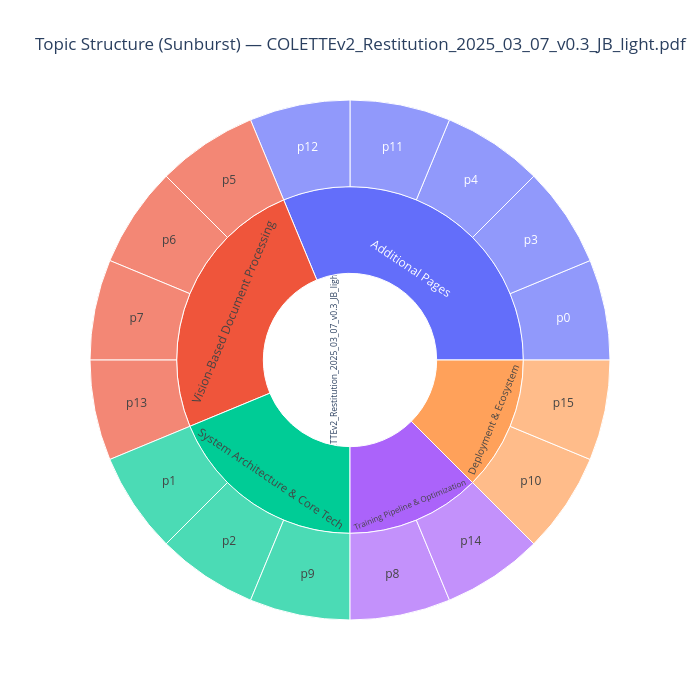

This figure's notebook cell:
### Markdown cell above
## 4. Topic Structure — Sunburst & Treemap

Each ring / tile represents one level:
- **Centre** = document
- **Level 1** = topics (sized by number of pages)
- **Level 2** = individual pages (`p{page_idx}`, each counts as 1)

Because a page can belong to multiple topics each page node gets a unique ID `{doc}::{topic_id}::p{page_idx}` to prevent Plotly from merging them.

### Code cell
def _build_chart_data(h):
    ids, labels, parents, values, hover = [], [], [], [], []

    root_id = h.doc_name
    ids.append(root_id)
    labels.append(Path(h.doc_name).name)
    parents.append("")
    values.append(h.page_count)
    hover.append(h.doc_description or h.doc_name)

    for t in h.topics:
        t_id = f"{root_id}::{t.topic_id}"
        ids.append(t_id)
        labels.append(t.theme)
        parents.append(root_id)
        values.append(len(t.page_indices))
        kw_str = ", ".join(t.keywords) if t.keywords else "—"
        hover.append(f"{t.theme}<br>{t.description}<br>Keywords: {kw_str}")

        for page_idx in t.page_indices:
            p_id = f"{root_id}::{t.topic_id}::p{page_idx}"
            ids.append(p_id)
            labels.append(f"p{page_idx}")
            parents.append(t_id)
            values.append(1)
            # Fetch page summary if available
            rec = h.record_for_page(page_idx)
            summary = rec.summary[:120] if rec and rec.summary else "(no summary)"
            hover.append(f"Page {page_idx}<br>{summary}")

    return ids, labels, parents, values, hover


if not hierarchies:
    print("No hierarchies loaded — skipping topic charts.")
else:
    for h in hierarchies:
        if not h.topics:
            print(f"  {Path(h.doc_name).name}: no topics (old-format file), skipping chart.")
            continue

        ids, labels, parents, values, hover = _build_chart_data(h)

        # Sunburst
        fig = go.Figure(go.Sunburst(
            ids=ids,
            labels=labels,
            parents=parents,
            values=values,
            customdata=hover,
            hovertemplate="<b>%{label}</b><br>%{customdata}<extra></extra>",
            branchvalues="total",
            maxdepth=3,
        ))
        fig.update_layout(
            title=f"Topic Structure (Sunburst) — {Path(h.doc_name).name}",
            width=700,
            height=700,
        )
        fig.show()

### Figure 1 — Plotly figure (JSON) as saved in the notebook; plotly's stock layout.template omitted (floating-point values rounded to 4 significant figures)
{"data": [{"branchvalues": "total", "customdata": ["This document presents the COLETTE project, an open-source Vision-RAG framework developed by Airbus and CNES that utilizes multimodal large language models to enhance document processing, indexing, and knowledge-intensive NLP tasks through joint learning of retrievers and generators.", "System Architecture & Core Tech<br>Covers the foundational architecture, LLM integration, and open-source nature of the COLETTE AI service suite.<br>Keywords: COLETTE, LLM, RAG, Airbus, Open Source", "Page 1<br>This slide introduces COLETTE, an open-source AI service suite developed by Airbus, featuring large language models (LLM", "Page 2<br>This page presents the COLETTE paper, which introduces a retrieval-augmented generation (RAG) system that jointly learns", "Page 9<br>This page outlines the architecture and supported applications of the COLETTE system, a multi-application server framewo", "Vision-Based Document Processing<br>Details the Vision-RAG approach using V-LLMs and visual chunking to replace traditional OCR for document indexing.<br>Keywords: Vision-RAG, V-LLM, OCR, document processing, visual chunking", "Page 5<br>This slide outlines the objectives for a project named 'Colette', focusing on minimizing error sources, making the RAG s", "Page 6<br>This page explains the Vision-RAG system developed by Colette, focusing on how it processes documents using visual and n", "Page 7<br>This page presents the COLETTE system, a Vision-RAG framework for document indexing that converts documents to PDFs and ", "Page 13<br>This page presents a comparison of advantages and disadvantages of using AI-generated content (IAE) versus traditional m", "Training Pipeline & Optimization<br>Outlines the training components, fine-tuning processes, and future optimization strategies for the system's models.<br>Keywords: fine-tuning, ViLLM, training pipeline, embedding, reasoning", "Page 8<br>This slide outlines the training process for the COLETTE system, detailing progress across three out of four components.", "Page 14<br>This slide outlines future practices and recommendations for COLETTE, focusing on RAG (Retrieval-Augmented Generation) s", "Deployment & Ecosystem<br>Describes the application lifecycle, API integrations, security modules, and upcoming public availability on GitLab.<br>Keywords: GitLab, REST APIs, deployment, prototyping, CNES", "Page 10<br>This page describes the indexing process and application lifecycle of the COLETTE system, detailing how data is ingested", "Page 15<br>This page announces the upcoming availability of the COLETTE project on GitLab in April 2025, with ongoing code cleanup ", "Additional Pages<br>Pages not grouped into other topics<br>Keywords: —", "Page 0<br>This page is the cover of a presentation titled 'colette,' focused on GenAI applications tailored for specific business ", "Page 3<br>(no summary)", "Page 4<br>(no summary)", "Page 11<br>(no summary)", "Page 12<br>(no summary)"], "hovertemplate": "<b>%{label}</b><br>%{customdata}<extra></extra>", "ids": ["/data1/ldejesus/repos/public/colette/docs/pdf/COLETTEv2_Restitution_2025_03_07_v0.3_JB_light.pdf", "/data1/ldejesus/repos/public/colette/docs/pdf/COLETTEv2_Restitution_2025_03_07_v0.3_JB_light.pdf::T01", "/data1/ldejesus/repos/public/colette/docs/pdf/COLETTEv2_Restitution_2025_03_07_v0.3_JB_light.pdf::T01::p1", "/data1/ldejesus/repos/public/colette/docs/pdf/COLETTEv2_Restitution_2025_03_07_v0.3_JB_light.pdf::T01::p2", "/data1/ldejesus/repos/public/colette/docs/pdf/COLETTEv2_Restitution_2025_03_07_v0.3_JB_light.pdf::T01::p9", "/data1/ldejesus/repos/public/colette/docs/pdf/COLETTEv2_Restitution_2025_03_07_v0.3_JB_light.pdf::T02", "/data1/ldejesus/repos/public/colette/docs/pdf/COLETTEv2_Restitution_2025_03_07_v0.3_JB_light.pdf::T02::p5", "/data1/ldejesus/repos/public/colette/docs/pdf/COLETTEv2_Restitution_2025_03_07_v0.3_JB_light.pdf::T02::p6", "/data1/ldejesus/repos/public/colette/docs/pdf/COLETTEv2_Restitution_2025_03_07_v0.3_JB_light.pdf::T02::p7", "/data1/ldejesus/repos/public/colette/docs/pdf/COLETTEv2_Restitution_2025_03_07_v0.3_JB_light.pdf::T02::p13", "/data1/ldejesus/repos/public/colette/docs/pdf/COLETTEv2_Restitution_2025_03_07_v0.3_JB_light.pdf::T03", "/data1/ldejesus/repos/public/colette/docs/pdf/COLETTEv2_Restitution_2025_03_07_v0.3_JB_light.pdf::T03::p8", "/data1/ldejesus/repos/public/colette/docs/pdf/COLETTEv2_Restitution_2025_03_07_v0.3_JB_light.pdf::T03::p14", "/data1/ldejesus/repos/public/colette/docs/pdf/COLETTEv2_Restitution_2025_03_07_v0.3_JB_light.pdf::T04", "/data1/ldejesus/repos/public/colette/docs/pdf/COLETTEv2_Restitution_2025_03_07_v0.3_JB_light.pdf::T04::p10", "/data1/ldejesus/repos/public/colette/docs/pdf/COLETTEv2_Restitution_2025_03_07_v0.3_JB_light.pdf::T04::p15", "/data1/ldejesus/repos/public/colette/docs/pdf/COLETTEv2_Restitution_2025_03_07_v0.3_JB_light.pdf::T05", "/data1/ldejesus/repos/public/colette/docs/pdf/COLETTEv2_Restitution_2025_03_07_v0.3_JB_light.pdf::T05::p0", "/data1/ldejesus/repos/public/colette/docs/pdf/COLETTEv2_Restitution_2025_03_07_v0.3_JB_light.pdf::T05::p3", "/data1/ldejesus/repos/public/colette/docs/pdf/COLETTEv2_Restitution_2025_03_07_v0.3_JB_light.pdf::T05::p4", "/data1/ldejesus/repos/public/colette/docs/pdf/COLETTEv2_Restitution_2025_03_07_v0.3_JB_light.pdf::T05::p11", "/data1/ldejesus/repos/public/colette/docs/pdf/COLETTEv2_Restitution_2025_03_07_v0.3_JB_light.pdf::T05::p12"], "labels": ["COLETTEv2_Restitution_2025_03_07_v0.3_JB_light.pdf", "System Architecture & Core Tech", "p1", "p2", "p9", "Vision-Based Document Processing", "p5", "p6", "p7", "p13", "Training Pipeline & Optimization", "p8", "p14", "Deployment & Ecosystem", "p10", "p15", "Additional Pages", "p0", "p3", "p4", "p11", "p12"], "maxdepth": 3, "parents": ["", "/data1/ldejesus/repos/public/colette/docs/pdf/COLETTEv2_Restitution_2025_03_07_v0.3_JB_light.pdf", "/data1/ldejesus/repos/public/colette/docs/pdf/COLETTEv2_Restitution_2025_03_07_v0.3_JB_light.pdf::T01", "/data1/ldejesus/repos/public/colette/docs/pdf/COLETTEv2_Restitution_2025_03_07_v0.3_JB_light.pdf::T01", "/data1/ldejesus/repos/public/colette/docs/pdf/COLETTEv2_Restitution_2025_03_07_v0.3_JB_light.pdf::T01", "/data1/ldejesus/repos/public/colette/docs/pdf/COLETTEv2_Restitution_2025_03_07_v0.3_JB_light.pdf", "/data1/ldejesus/repos/public/colette/docs/pdf/COLETTEv2_Restitution_2025_03_07_v0.3_JB_light.pdf::T02", "/data1/ldejesus/repos/public/colette/docs/pdf/COLETTEv2_Restitution_2025_03_07_v0.3_JB_light.pdf::T02", "/data1/ldejesus/repos/public/colette/docs/pdf/COLETTEv2_Restitution_2025_03_07_v0.3_JB_light.pdf::T02", "/data1/ldejesus/repos/public/colette/docs/pdf/COLETTEv2_Restitution_2025_03_07_v0.3_JB_light.pdf::T02", "/data1/ldejesus/repos/public/colette/docs/pdf/COLETTEv2_Restitution_2025_03_07_v0.3_JB_light.pdf", "/data1/ldejesus/repos/public/colette/docs/pdf/COLETTEv2_Restitution_2025_03_07_v0.3_JB_light.pdf::T03", "/data1/ldejesus/repos/public/colette/docs/pdf/COLETTEv2_Restitution_2025_03_07_v0.3_JB_light.pdf::T03", "/data1/ldejesus/repos/public/colette/docs/pdf/COLETTEv2_Restitution_2025_03_07_v0.3_JB_light.pdf", "/data1/ldejesus/repos/public/colette/docs/pdf/COLETTEv2_Restitution_2025_03_07_v0.3_JB_light.pdf::T04", "/data1/ldejesus/repos/public/colette/docs/pdf/COLETTEv2_Restitution_2025_03_07_v0.3_JB_light.pdf::T04", "/data1/ldejesus/repos/public/colette/docs/pdf/COLETTEv2_Restitution_2025_03_07_v0.3_JB_light.pdf", "/data1/ldejesus/repos/public/colette/docs/pdf/COLETTEv2_Restitution_2025_03_07_v0.3_JB_light.pdf::T05", "/data1/ldejesus/repos/public/colette/docs/pdf/COLETTEv2_Restitution_2025_03_07_v0.3_JB_light.pdf::T05", "/data1/ldejesus/repos/public/colette/docs/pdf/COLETTEv2_Restitution_2025_03_07_v0.3_JB_light.pdf::T05", "/data1/ldejesus/repos/public/colette/docs/pdf/COLETTEv2_Restitution_2025_03_07_v0.3_JB_light.pdf::T05", "/data1/ldejesus/repos/public/colette/docs/pdf/COLETTEv2_Restitution_2025_03_07_v0.3_JB_light.pdf::T05"], "type": "sunburst", "values": [16, 3, 1, 1, 1, 4, 1, 1, 1, 1, 2, 1, 1, 2, 1, 1, 5, 1, 1, 1, 1, 1]}], "layout": {"height": 700, "title": {"text": "Topic Structure (Sunburst) — COLETTEv2_Restitution_2025_03_07_v0.3_JB_light.pdf"}, "width": 700}}
